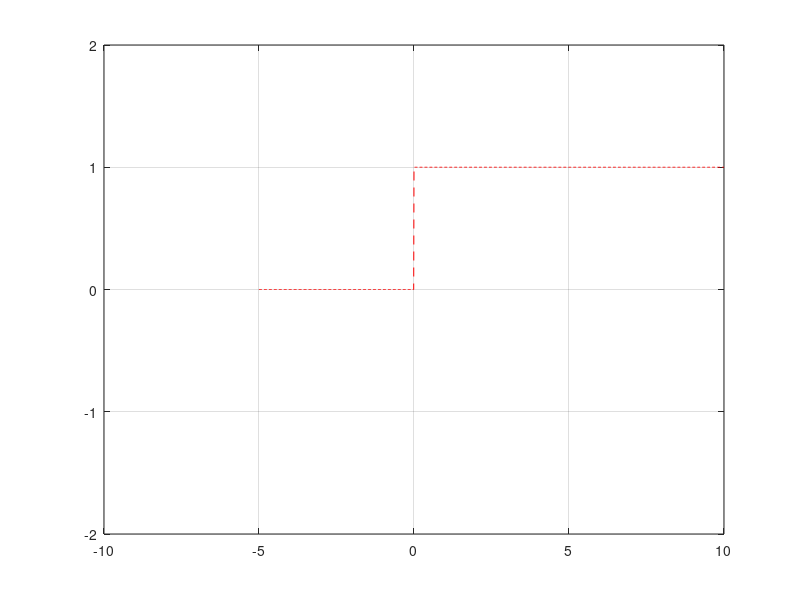

Source code (MATLAB):
close all
t = (-5:0.01:10)'; 
%impulse = t==0; 
unitstep = t>=0; 
%ramp = t.*unitstep; 
%quad = t.^2.*unitstep;
plot(t,[unitstep],'--r')
ylim([-2 2])
grid on
